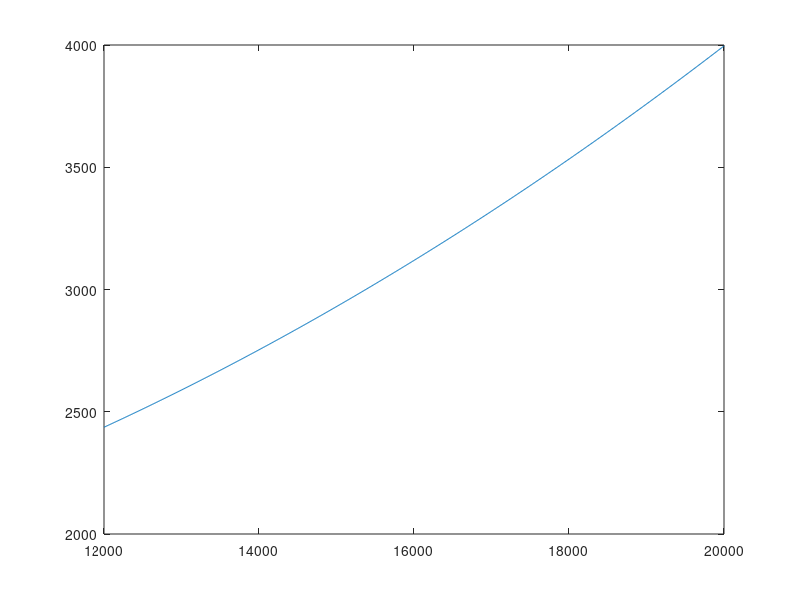

MATLAB code to generate this figure:
D = @(sig, W, V) 0.01*sig.*V.^2 + 0.95./sig.*(W./V).^2;

%a) 
Dnew = @(V) D(0.6, 16000, V);
[voptimal, mindrag] = fminsearch(Dnew, 10)

%b)
wrange = linspace(12000, 20000, 1000);
Dnewb = @(W) D(0.6, W, voptimal)
plot(wrange, Dnewb(wrange))
pause
